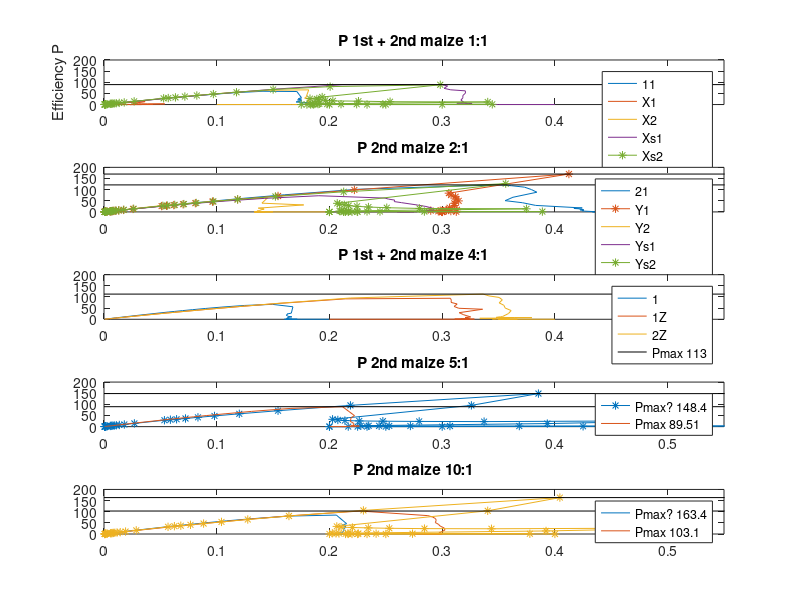
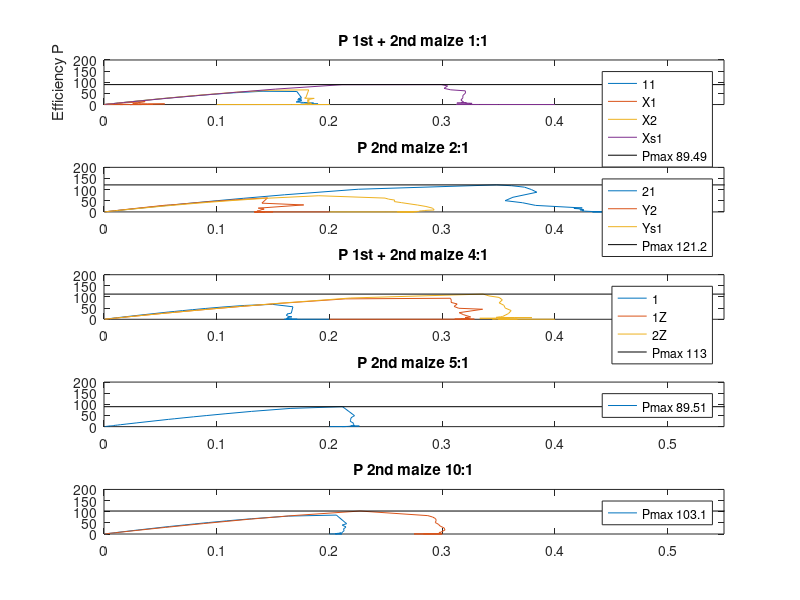
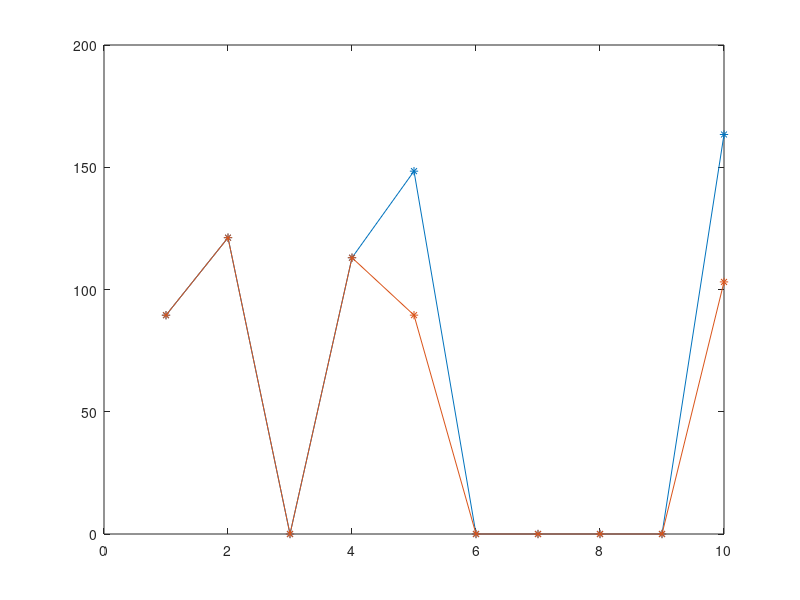

The MATLAB script that drew these images, in order:
close all
clear

res = [999999 899999 799999 699999 599999 499999 399999 299999 199999 99999 89999 79999 69999 59999 49999 39999 29999 19999 9999 8999 7999 6999 5999 4999 3999 2999 1999 999 899 799 699 599 499 399 299 199 99 89 79 69 59 49 39 29 19 9 8 7 6 5 4 3 2 1 0];

%--------------------------------------------------------------------------
%w 5 measurements, airampo

%stora b?garen
%mV, 999 999 - 0 Ohm
aC1_V = 200;
aC2_V = [600 600 530 530 529 529 529 528 528 527 526 522 521 520 518 517 515 513 509 507 497 486 443 431 418 401 377 343 297 232 160 073 064 057 49.1 40.6 32.5 24.4 16.2 8.0 7.2 6.4 5.6 4.7 3.9 3.0 2.2 1.4 0.6 0.4 0.3 0.3 0.2 0.1 0];

aB1_V = [402 402 396 393 388 385 374 374 363 358 349 336 330 323 316 306 296 287 286 282 283 284 282 192 073 052 026 023 021 19.7 17.0 14.2 8.7 5.8 2.8 2.5 2.2 1.9 1.6 1.3 1.0 0.7 0.4 0.1 0.1 0 0 0 0 0 0 0 0 0 0];
aB2_V = 490;
aB3_V = [566 566 564 563 561 559 557 555 553 550 547 540 539 533 527 522 516 509 498 474 402 374 340 310 276 235 193 149 101 48.5 43.6 38.6 33.5 28.6 23.5 18.9 14.0 9.2 4.5 4.0 3.5 3.1 2.6 2.1 1.6 1.2 0.7 0.3 0.2 0.2 0.1 0.1 0 0 0];

aC2_I = aC2_V./res;
aB1_I = aB1_V./res;
aB3_I = aB3_V./res;

% figure
% plot(aC2_I, aC2_V, aB1_I, aB1_V, aB3_I, aB3_V);
% legend('2C', '1B', '3B')
% title('1st airampo 2C 1B 3B')


%------------------------------------------------------------------------------------------------------
%------------------------------------------------------------------------------------------------------

%w 6 monday

%airampo, mV
aBprim1_V = [538 538 540 539 540 539 539 538 538 536 534 530 529 526 524 521 517 510 496 431 421 406 388 366 325 385 227 157 119 97 82 68 54 41 27 14 13 12 11 9 8 7 6 5 3 2 1 0.9 0.8 0.7 0.6 0.5 0.4 0.2 0];
aBprim1_I = aBprim1_V./res;
aBprim2_V = [612 612 610 609 609 608 607 606 605 604 603 601 600 598 597 595 593 589 583 564 559 552 545 535 521 500 565 389 201 175 155 135 115 105 56 37 19 17 14 12 10.5 8.6 7.0 5.1 4.0 2.0 1.5 1.3 1.1 0.9 0.7 0.6 0.4 0.2 0];
aBprim2_I = aBprim2_V./res;

aCprim1_V = [602 602 602 602 602 601 600 598 594 591 587 585 584 581 576 571 563 545 497 582 466 444 415 392 342 270 189 92.0 80.0 72.0 62.9 53.0 42.8 36.7 25.5 17.7 8.8 7.0 6.8 6.0 5.0 4.3 3.3 2.5 1.7 0.9 0.6 0.6 0.5 0.4 0.3 0.2 0.1 0 0];
aCprim1_I = aCprim1_V./res;
%felk?lla beh?vde s?tta p? silver 2ggr
aCprim2_V = [562 562 445 444 442 429 412 413 400 395 381 377 375 370 372 365 360 354 343 292 278 266 255 237 217 185 141 80 73.6 66.0 58.8 50.3 41.8 33.6 25.6 16.8 8.3 7.5 6.6 5.6 4.8 4.0 3.1 2.4 1.5 0.7 0.6 0.5 0.5 0.4 0.3 0.2 0.1 0 0];
aCprim2_V = aCprim2_V./res;

% figure
% subplot(2, 1, 1)
% plot(aBprim1_I, aBprim1_V, aBprim2_I, aBprim2_V)
% title('2nd airampo 1B 2B')
% xlim([0 0.55])
% legend('1', '2')
% subplot(2, 1, 2)
% plot(aCprim1_I, aCprim1_V, aCprim2_V, aCprim2_V)
% title('2nd airampo 1C 2C')
% xlim([0 0.55])
% legend('1', '2')


% %black maize ------------------------------------------------------------
%1:1
mX1_V = [516 516 511 509 506 504 502 500 496 491 477 467 463 455 447 437 423 401 365 270 204 183 161 142 122 99 77.0 53.8 25.5 22.1 19.2 17.1 13.6 11.4 8.8 6.5 4.3 2.1 1.9 1.6 1.4 1.2 0.9 0.7 0.5 0.3 0.2 0.1 0.1 0 0 0 0 0 0];
mX1_I = mX1_V./res;
mX2_V = [557 557 557 557 556 555 555 554 552 551 550 549 548 546 545 544 541 535 522 517 512 507 500 487 472 439 363 179 160 149 127 108 90.9 72.0 54.1 36.5 18.2 16.2 14.3 12.3 10.5 9.0 7.2 5.3 3.5 1.7 1.4 1.3 1.1 0.9 0.8 0.5 0.2 0.1 0];
mX2_I = mX2_V./res;

%2:1
mY1_V = [525 525 525 525 525 525 525 525 525 522 521 521 521 520 519 518 517 516 511 499 495 491 486 481 474 463 444 412 275 246 218 187 157 124 93 61 31 27 24 20 17.6 14.7 12.0 8.6 5.7 2.7 2.5 2.1 1.8 1.5 1.2 0.9 0.6 0.3 0];
mY1_I = mY1_V./res;
mY2_V = [584 584 584 583 583 583 582 581 581 580 576 575 574 571 571 569 567 562 553 530 520 512 501 488 467 435 280 177 123 113 98.7 85.1 69.4 55.2 41.3 27.0 13.9 12.5 10.7 9.4 7.9 6.6 5.3 3.9 2.6 1.2 1.1 1.0 0.8 0.7 0.6 0.4 0.3 0.2 0];
mY2_I = mY2_V./res;

%4:1
%m?ngden majs f?r andra m?tningen
mZ1_V = [536 536 536 535 535 534 534 533 532 531 530 528 528 527 525 524 522 519 510 506 502 497 492 486 475 460 428 307 277 246 219 186 157 134 94.2 63.5 32.2 28.8 25.3 22.3 19.0 15.7 12.6 9.4 6.1 2.8 2.5 2.3 1.9 1.6 1.3 0.9 0.6 0.2 0];
mZ1_I = mZ1_V./res;
mZ2_V = [530 530 528 529 528 527 526 526 525 524 523 522 521 510 519 517 516 513 504 501 499 496 492 486 478 463 437 336 307 280 247 210 177 142 108 71.4 35.0 31.3 27.6 24.0 21.5 18.6 13.0 10.1 6.6 3.1 2.8 2.5 2.1 1.8 1.4 1.1 0.7 0.4 0];
mZ2_I = mZ2_V./res;

%1:1
%mer majs ?n 2a, 15:15 ist?llet f?r 10:10
mXs1_V = [531 531 531 530 530 530 529 528 527 526 525 523 522 521 519 517 515 514 504 501 497 492 486 479 470 456 422 299 274 241 215 192 160 127 95.2 63.0 31.6 28.2 25.4 21.6 19.1 16.0 12.6 9.3 6.1 2.9 2.5 2.2 1.9 1.6 1.3 1.0 0.7 0.4 0];
mXs1_I = mXs1_V./res;
mXs2_V = [554 554 553 552 552 552 551 550 549 548 546 545 544 543 542 540 538 535 529 513 507 502 494 485 470 450 401 298 174 146 132 114 98 81 67.5 50.5 33.7 17.0 14.6 12.9 11.2 9.7 8.2 6.5 4.7 3.1 1.4 1.3 1.1 0.9 0.8 0.7 0.5 0.3 0];
mXs2_I = mXs2_V./res;

%? = w
%2:1, 15:7,5g
mYs1_V = [520 520 519 520 520 519 519 519 518 517 517 517 516 516 515 514 511 507 494 490 486 481 475 465 450 427 381 249 227 206 180 158 135 111 85.4 58.0 29.0 25.5 22.5 19.6 16.6 13.7 10.9 8.1 5.1 2.5 2.1 1.9 1.6 1.3 1.1 0.8 0.5 0.2 0];
mYs1_I = mYs1_V./res;
%ljus glappar
mYs2_V = [547 547 546 546 544 544 543 542 541 540 538 537 535 534 533 532 530 527 522 506 502 496 491 485 474 456 425 356 186 167 149 130 112 93.6 75.0 55.7 37.1 18.6 16.6 14.7 12.8 11.0 9.1 7.1 5.4 3.5 1.7 1.5 1.3 1.1 0.9 0.6 0.4 0.2 0];
mYs2_I = mYs2_V./res;

% figure
% subplot(5, 1, 1)
% plot(mX1_I, mX1_V, mX2_I, mX2_V)
% title('1st maize X')
% xlim([0 0.35])
% legend('1', '2')
% subplot(5, 1, 2)
% plot(mY1_I, mY1_V, mY2_I, mY2_V)
% title('1st maize Y')
% xlim([0 0.35])
% legend('1', '2')
% subplot(5, 1, 3)
% plot(mZ1_I, mZ1_V, mZ2_I, mZ2_V)
% title('1st maize Z')
% xlim([0 0.35])
% legend('1', '2')
% subplot(5, 1, 4)
% plot(mV1_I, mV1_V, mV2_I, mV2_V)
% title('1st maize V')
% xlim([0 0.35])
% legend('1', '2')
% subplot(5, 1, 5)
% plot(mW1_I, mW1_V, mW2_I, mW2_V)
% title('1st maize W')
% xlim([0 0.35])
% legend('1', '2')


%------------------------------------------------------------------------------------------------------
%------------------------------------------------------------------------------------------------------
%10/02
%3e m?tningen, majs och kanske airampo med polymer sen

%4 majs

%1:1 - en kvar
%m111_V = [366];
%m112_V = [150];
%ngt ?r fel - oklart vad
%m?ste ha f?rsk majs?
%elektrolyten ?r f?r gammal?
m113_V = [561 561 561 560 558 557 556 555 552 549 547 546 545 544 541 539 536 531 517 511 506 499 490 478 459 423 342 175 155 140 120 105 87 68 53 37 18 16 15 12.3 10.5 8.6 6.8 5.3 3.4 1.6 1.4 1.3 1.1 0.9 0.8 0.6 0.4 0.2 0];
m113_I = m113_V./res;

%2:1 - en kvar
%2 m?tna med d?liga utrustningen
m212_V = [550 550 548 547 545 545 544 543 541 549 539 537 536 535 534 533 531 528 521 518 516 512 508 502 494 480 451 348 325 298 265 230 181 142 111 76.2 42.0 37.1 33.3 29.1 25.1 20.7 16.6 12.3 8.1 3.9 3.5 3.1 2.6 2.2 1.8 1.3 0.9 0.5 0];
m212_I = m212_V./res;

%4:1
m411_V = []; %fuckad
m412_V = [615 615 614 614 613 612 611 610 609 607 606 604 603 601 600 597 593 588 570 563 557 549 539 523 498 448 335 166 146 130 113 97.4 81.4 66.5 48.8 32.3 16.2 14.5 12.8 11.2 9.6 8.0 6.3 4.7 3.1 1.5 1.3 1.2 1.0 0.8 0.7 0.6 0.4 0.2 0];
m412_I = m412_V./res;
m413_V = []; %rispad

%5:1
m511_V = [568 568 567 566 565 565 563 561 559 557 553 552 551 548 547 544 541 539 536 530 515 506 500 490 480 463 437 385 293 162 145 128 113 98.7 83.6 67.1 51.3 35.0 18.0 16.2 14.4 12.4 10.6 8.9 7.0 5.2 3.4 1.4 1.3 1.0 0.9 0.7 0.5 0.3 0];
m511_I = m511_V./res;
m512_V = [609 609 608 608 607 606 606 604 603 602 600 599 596 595 592 591 588 583 571 565 561 555 547 537 523 495 423 222 198 175 153 131 109 87.8 66.2 44.0 22.0 19.6 17.4 15.1 13.0 11.1 8.5 6.3 4.1 1.9 1.7 1.5 1.2 1.0 0.8 0.6 0.4 0.2 0];
m512_I = m512_V./res;
m513_V = []; %f?r l?g, 10mV h?gsta med bra m?tutrustning

%10:1
m1011_V = [620 620 620 620 620 619 618 617 616 614 612 611 610 609 607 605 602 597 581 575 570 563 555 543 523 491 412 215 190 170 150 128 106 85.0 63.6 42.1 20.9 18.6 16.6 14.3 12.2 10.1 8.0 6.0 3.9 1.9 1.6 1.4 1.2 1.0 0.8 0.6 0.4 0.2 0];
m1011_I = m1011_V./res;
m1012_V = [578 578 577 576 575 574 573 572 571 570 569 568 567 566 565 564 562 558 545 542 539 535 530 523 515 495 454 287 262 235 206 176 148 119 90.2 60.2 29.6 26.6 23.5 20.6 17.6 14.6 11.6 8.6 5.6 2.6 2.3 2.0 1.7 1.5 1.1 0.9 0.6 0.3 0];
m1012_I = m1012_V./res;
m1013_V = [589 589 589 589 588 588 587 587 586 585 584 582 581 579 578 576 574 572 568 562 545 537 530 521 510 492 460 404 306 165 147 132 117 101 85.0 68.4 51.6 34.9 16.0 14.2 12.3 10.6 8.8 7.0 5.2 3.4 1.6 1.5 1.3 1.1 0.9 0.7 0.5 0.4 0];
m1013_I = m1013_V./res; %hade 52 m?tpukter - la till 2 589 i b?rjan


m113_P = m113_V.*m113_I;
mX1_P = mX1_V.*mX1_I;
mX2_P = mX2_V.*mX2_I;
mXs1_P = mXs1_V.*mXs1_I;
mXs2_P = mXs2_V.*mXs2_I;
m212_P = m212_V.*m212_I;
mY1_P = mY1_V.*mY1_I;
mY2_P = mY2_V.*mY2_I;
mYs1_P = mYs1_V.*mYs1_I;
mYs2_P = mYs2_V.*mYs2_I;
m412_P = m412_V.*m412_I;
mZ1_P = mZ1_V.*mZ1_I;
mZ2_P = mZ2_V.*mZ2_I;
m511_P = m511_V.*m511_I;
m512_P = m512_V.*m512_I;
m1011_P = m1011_V.*m1011_I;
m1012_P = m1012_V.*m1012_I;
m1013_P = m1013_V.*m1013_I;

%27/2 -----------------------------------------------------
%sista omgangen mata majs, bestamma konc
%----------------------------------------------------------

m511_15_V = [];
%m511_15_I = m511_15_V./res;
%m511_15_P = m511_15_V.*m511_15_I;
m512_15_V = [];
%m512_15_I = m512_15_V./res;
%m512_15_P = m512_15_V.*m512_15_I;
m513_15_V = [];
%m513_15_I = m513_15_V./res;
%m513_15_P = m513_15_V.*m513_15_I;
m514_15_V = [];
%m514_15_I = m514_15_V./res;
%m514_15_P = m514_15_V.*m514_15_I;

m511_20_V = [];
%m511_20_I = m511_20_V./res;
%m511_20_P = m511_20_V.*m511_20_I;
m512_20_V = [];
%m512_20_I = m512_20_V./res;
%m512_20_P = m512_20_V.*m512_20_I;
m513_20_V = [];
%m513_20_I = m513_20_V./res;
%m513_20_P = m513_20_V.*m513_20_I;
m514_20_V = [];
%m514_20_I = m514_20_V./res;
%m514_20_P = m514_20_V.*m514_20_I;
m515_20_V = [];
%m515_20_I = m515_20_V./res;
%m515_20_P = m515_20_V.*m515_20_I;

m511_25_V = [];
%m511_25_I = m511_25_V./res;
%m511_25_P = m511_25_V.*m511_25_I;
m512_25_V = [];
%m512_25_I = m512_25_V./res;
%m512_25_P = m512_25_V.*m512_25_I;
m513_25_V = [];
%m513_25_I = m513_25_V./res;
%m513_25_P = m513_25_V.*m513_25_I;

m1011_25_V = [];
%m1011_25_I = m1011_25_V./res;
%m1011_25_P = m1011_25_V.*m1011_25_I;
m1012_25_V = [];
%m1012_25_I = m1012_25_V./res;
%m1012_25_P = m1012_25_V.*m1012_25_I;
m1013_25_V = [];
%m1013_25_I = m1013_25_V./res;
%m1013_25_P = m1013_25_V.*m1013_25_I;

m2011_25_V = [];
%m2011_25_I = m2011_25_V./res;
%m2011_25_P = m2011_25_V.*m2011_25_I;
m2012_25_V = [];
%m2012_25_I = m2012_25_V./res;
%m2012_25_P = m2012_25_V.*m2012_25_I;
m2013_25_V = [];
%m2013_25_I = m2013_25_V./res;
%m2013_25_P = m2013_25_V.*m2013_25_I;

% figure
% subplot(5, 2, 1)
% plot(m113_I, m113_V) %mY1_I, mY1_V, mY2_I, mY2_V, 
% title('1st + 2nd maize 1:1')
% xlim([0 0.55])
% ylim([0 700])
% legend('Y1', 'Y2', '1:1')
% subplot(5, 2, 3)
% plot(m212_I, m212_V)
% title('2nd maize 2:1')
% xlim([0 0.55])
% ylim([0 700])
% %legend('Y1', 'Y2', '1.1')
% subplot(5, 2, 5)
% plot(m412_I, m412_V) %mZ1_I, mZ1_V, mZ2_I, mZ2_V, 
% title('1st + 2nd maize 4:1')
% xlim([0 0.55])
% ylim([0 700])
% legend('1Z', '2Z', '1')
% subplot(5, 2, 7)
% plot(m511_I, m511_V, m512_I, m512_V) %en f?r d?lig
% title('2nd maize 5:1')
% xlim([0 0.55])
% ylim([0 700])
% subplot(5, 2, 9)
% plot(m1011_I, m1011_V, m1012_I, m1012_V, m1013_I, m1013_V)
% title('2nd maize 10:1')
% xlim([0 0.55])
% ylim([0 700])
% subplot(5, 2, 2)
% plot(mX1_I, mX1_V, mX2_I, mX2_V)
% title('1st maize X')
% xlim([0 0.55])
% ylim([0 700])
% legend('1', '2')
% subplot(5, 2, 4)
% plot(mY1_I, mY1_V, mY2_I, mY2_V)
% title('1st maie Y')
% xlim([0 0.55])
% ylim([0 700])
% legend('1', '2')
% subplot(5, 2, 6)
% plot(mZ1_I, mZ1_V, mZ2_I, mZ2_V)
% title('1st maize Z')
% xlim([0 0.55])
% ylim([0 700])
% legend('1', '2')
% subplot(5, 2, 8)
% plot(mV1_I, mV1_V, mV2_I, mV2_V)
% title('1st maize V')
% xlim([0 0.55])
% ylim([0 700])
% legend('1', '2')
% subplot(5, 2, 10)
% plot(mW1_I, mW1_V, mW2_I, mW2_V)
% title('1st maize W')
% xlim([0 0.55])
% ylim([0 700])
% legend('1', '2')

% figure
% subplot(5, 1, 1)
% plot(m113_I, m113_V, mX1_I, mX1_V, mX2_I, mX2_V, mXs1_I, mXs1_V, mXs2_I, mXs2_V)
% title('1st + 2nd maize 1:1')
% xlim([0 0.55])
% ylim([0 700])
% legend('11', 'X1', 'X2', 'Xs1', 'Xs2')
% subplot(5, 1, 2)
% plot(m212_I, m212_V, mY1_I, mY1_V, mY2_I, mY2_V, mYs1_I, mYs1_V, mYs2_I, mYs2_V)
% title('2nd maize 2:1')
% xlim([0 0.55])
% ylim([0 700])
% legend('21', 'Y1', 'Y2', 'Ys1', 'Ys2')
% subplot(5, 1, 3)
% plot(m412_I, m412_V, mZ1_I, mZ1_V, mZ2_I, mZ2_V) 
% title('1st + 2nd maize 4:1')
% xlim([0 0.55])
% ylim([0 700])
% legend('1', '1Z', '2Z')
% subplot(5, 1, 4)
% plot(m511_I, m511_V, m512_I, m512_V) %en f?r d?lig
% title('2nd maize 5:1')
% xlim([0 0.55])
% ylim([0 700])
% subplot(5, 1, 5)
% plot(m1011_I, m1011_V, m1012_I, m1012_V, m1013_I, m1013_V)
% title('2nd maize 10:1')
% xlim([0 0.55])
% ylim([0 700])

%m?tfel p? nr 29 (-30) motsvarar 899 Ohm
%efficiency w/ measurement errors
figure
subplot(5, 1, 1)
plot(m113_I, m113_P, mX1_I, mX1_P, mX2_I, mX2_P, mXs1_I, mXs1_P, mXs2_I, mXs2_P, '-*', [0 200], [89.49 89.49], 'k')
title('P 1st + 2nd maize 1:1')
xlim([0 0.55])
ylim([0 200])
legend('11', 'X1', 'X2', 'Xs1', 'Xs2', 'Pmax 89.49')
ylabel('Efficiency P')
subplot(5, 1, 2)
plot(m212_I, m212_P, mY1_I, mY1_P,  '-*', mY2_I, mY2_P, mYs1_I, mYs1_P, mYs2_I, mYs2_P, '-*', [0 200], [169.9 169.9], 'k', [0 200], [121.2 121.2], 'k')
title('P 2nd maize 2:1')
xlim([0 0.55])
ylim([0 200])
legend('21', 'Y1', 'Y2', 'Ys1', 'Ys2', 'Pmax? 169.9', 'Pmax 121.2')
subplot(5, 1, 3)
plot(m412_I, m412_P, mZ1_I, mZ1_P, mZ2_I, mZ2_P, [0 200], [113 113], 'k') 
title('P 1st + 2nd maize 4:1')
xlim([0 0.55])
ylim([0 200])
legend('1', '1Z', '2Z', 'Pmax 113')
subplot(5, 1, 4)
plot(m511_I, m511_P, '-*', m512_I, m512_P, [0 200], [148.4 148.4], 'k', [0 200], [89.51 89.51], 'k') %en f?r d?lig
title('P 2nd maize 5:1')
xlim([0 0.55])
ylim([0 200])
legend('Pmax? 148.4', 'Pmax 89.51')
subplot(5, 1, 5)
plot(m1011_I, m1011_P, m1012_I, m1012_P, m1013_I, m1013_P,  '-*', [0 200], [163.4 163.4], 'k', [0 200], [103.1 103.1], 'k')
title('P 2nd maize 10:1')
xlim([0 0.55])
ylim([0 200])
legend('Pmax? 163.4', 'Pmax 103.1')

%effiency without measurement errors
figure
subplot(5, 1, 1)
plot(m113_I, m113_P, mX1_I, mX1_P, mX2_I, mX2_P, mXs1_I, mXs1_P, [0 200], [89.49 89.49], 'k')
title('P 1st + 2nd maize 1:1')
xlim([0 0.55])
ylim([0 200])
legend('11', 'X1', 'X2', 'Xs1', 'Pmax 89.49')
ylabel('Efficiency P')
subplot(5, 1, 2)
plot(m212_I, m212_P, mY2_I, mY2_P, mYs1_I, mYs1_P, [0 200], [121.2 121.2], 'k')
title('P 2nd maize 2:1')
xlim([0 0.55])
ylim([0 200])
legend('21', 'Y2', 'Ys1', 'Pmax 121.2')
subplot(5, 1, 3)
plot(m412_I, m412_P, mZ1_I, mZ1_P, mZ2_I, mZ2_P, [0 200], [113 113], 'k') 
title('P 1st + 2nd maize 4:1')
xlim([0 0.55])
ylim([0 200])
legend('1', '1Z', '2Z', 'Pmax 113')
subplot(5, 1, 4)
plot(m512_I, m512_P, [0 200], [89.51 89.51], 'k') %en f?r d?lig
title('P 2nd maize 5:1')
xlim([0 0.55])
ylim([0 200])
legend('Pmax 89.51')
subplot(5, 1, 5)
plot(m1011_I, m1011_P, m1012_I, m1012_P, [0 200], [103.1 103.1], 'k')
title('P 2nd maize 10:1')
xlim([0 0.55])
ylim([0 200])
legend('Pmax 103.1')


%konc vs Pmax
figure
konc = 1:1:10;
pmax_meas = zeros(1, 10);  %m matfel
pmax_meas(1) = 89.49;
pmax_meas(2) = 121.2;
pmax_meas(4) = 113;
pmax_meas(5) = 148.4;
pmax_meas(10) = 163.4;
pmax = pmax_meas;
pmax(5) = 89.51;
pmax(10) = 103.1;

plot(konc, pmax_meas, '*-', konc, pmax, '*-');

%airampo omgang 3 ---------------------------------------------------------
%med polymerpapper

a31_V = [480 479 477 476 476 475 474 473 471 467 465 463 461 458 455 449 441 424 374 353 335 317 300 268 228 184 130 65.0 56.8 50.0 43.9 37.4 31.4 25.2 18.9 12.3 6.1 5.4 4.7 3.6 2.5 2.0 1.6 1.2 0.8 0.7 0.7 0.6 0.6 0.1 0.1 0.1 0 0 0];
a31_I = a31_V./res;

% figure
% plot(aBprim1_I, aBprim1_V, aBprim2_I, aBprim2_V, a31_I, a31_V)
% title('2nd airampo Bprim Bpoly')
% xlim([0 0.55])
% legend('1', '2', 'poly')
